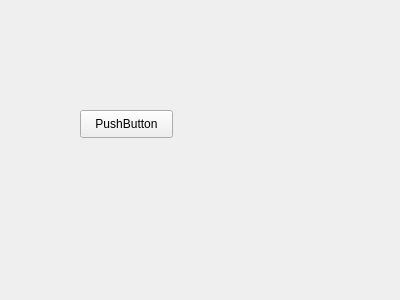
<?xml version="1.0" encoding="UTF-8"?>
<ui version="4.0">
 <class>MagneticWidget</class>
 <widget class="QWidget" name="MagneticWidget">
  <property name="geometry">
   <rect>
    <x>0</x>
    <y>0</y>
    <width>400</width>
    <height>300</height>
   </rect>
  </property>
  <property name="windowTitle">
   <string>Form</string>
  </property>
  <widget class="QPushButton" name="pushButton">
   <property name="geometry">
    <rect>
     <x>80</x>
     <y>110</y>
     <width>93</width>
     <height>28</height>
    </rect>
   </property>
   <property name="text">
    <string>PushButton</string>
   </property>
  </widget>
 </widget>
 <resources/>
 <connections/>
</ui>
